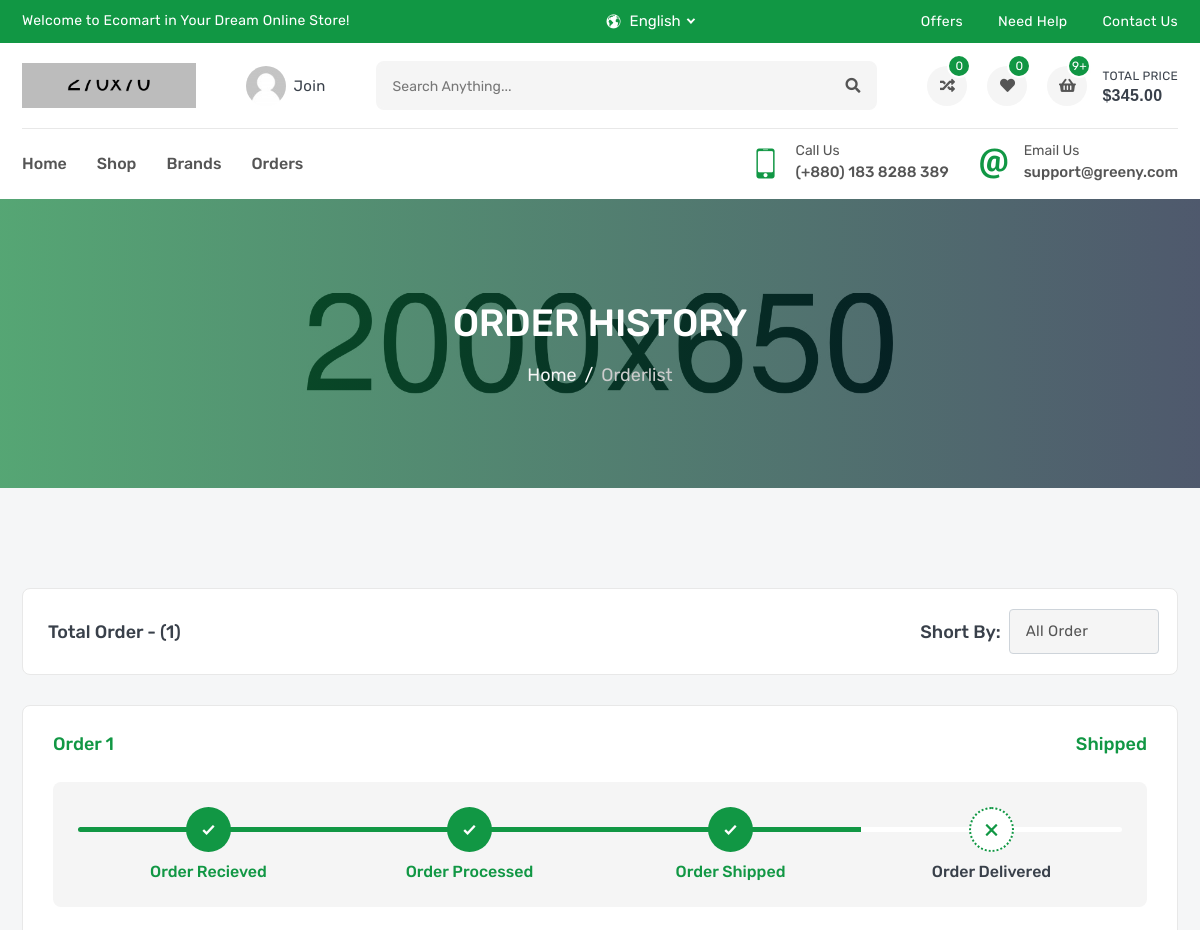
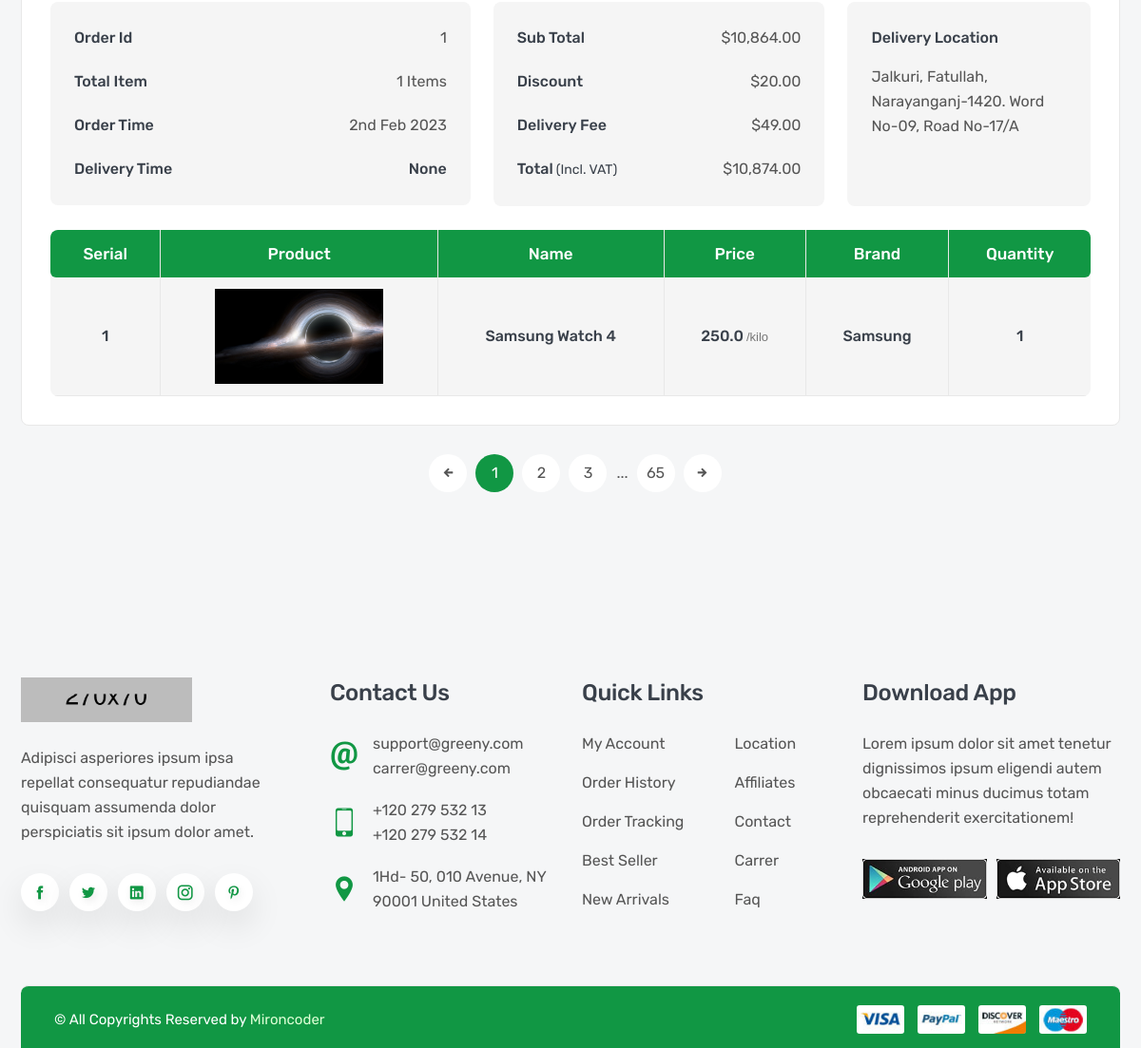
Screenshot of /orders/ with the database file from the repository (2 pictures, top to bottom).
### orders/models.py (models this page shows, shortened)
class Order(models.Model):
    order_code=models.CharField(max_length=10,default=generate_code)
    user = models.ForeignKey(User,related_name="user_order",on_delete=models.SET_NULL,null=True,blank=True)
    orderStatus= models.CharField(max_length=12,choices=ORDER_STATUS,default='Recieved')
    deliveryDate=models.DateTimeField(null=True,blank=True)
    orderDate=models.DateTimeField(default=timezone.now)

class Orderdetail(models.Model):
    order=models.ForeignKey(Order,related_name='order_detail',on_delete=models.CASCADE)
    product = models.ForeignKey(Product,related_name='order_Product',on_delete=models.SET_NULL,null=True,blank=True)
    price=models.FloatField()
    total =models.FloatField(null=True,blank=True)
    quantitiy =models.IntegerField(default=1)

### product/models.py (models this page shows, shortened)
class Product(models.Model):
    name =models.CharField(_('Name'),max_length=150)
    img= models.ImageField(_('img'),upload_to='products/',default='default.png')
    flag=models.CharField(_('flag'),max_length=10,choices=PRODUCT_FLAG)
    price =models.FloatField(_('price'))
    sku= models.IntegerField(_('sku'))
    brand = models.ForeignKey('Brand',verbose_name=_('brand'),related_name='product_brand',on_delete=models.CASCADE) #CASCADE delete all the related products ,if the brand is deleted
    tags = TaggableManager()
    subtitle = models.TextField(_('subtitle'),max_length=500)
    description = models.TextField(_('description'),max_length=200)
    slug = models.SlugField(null=True,blank=True) # um ein link mit dem Title übereinzustimmen also derselbe Name
    quantitiy =models.IntegerField(default=1)

class Brand(models.Model):
    name =models.CharField(_('brand'),max_length=30)
    img=models.ImageField(_('image'),upload_to='product_images/', height_field=None, width_field=None, max_length=None)
    slug = models.SlugField(null=True,blank=True)
    def __str__(self):
        return self.name

### orders/views.py (the view)
# urls.py: path('',OrderList.as_view(),name='order_list')
class OrderList(ListView):
    model=Order
    context_object_name ='orders'

### orders/templates/orders/order_list.html (shortened to what this page needs)
{% extends 'base.html' %}
{% load static %}
{% block css %}
<link rel="stylesheet" href="{% static 'en/css/orderlist.css' %}">
{% endblock css %}
    {% block body %}
        <section class="inner-section single-banner" style="background: url({% static 'en\images\single-banner.jpg' %} ) no-repeat center;">
            <div class="container">
                <h2>Order History</h2>
                <ol class="breadcrumb">
                    <li class="breadcrumb-item"><a href="index.html">Home</a></li>
                    <li class="breadcrumb-item active" aria-current="page">Orderlist</li>
                </ol>
            </div>
        </section>
        <section class="inner-section orderlist-part">
            <div class="container">
                <div class="row">
                    <div class="col-lg-12">
                        <div class="orderlist-filter">
                            <h5>total order <span>- ({{orders|length}})</span></h5>
                            <div class="filter-short">
                                <label class="form-label">short by:</label>
                                <select class="form-select">
                                    <option value="all" selected>all order</option>
                                </select>
                            </div>
                        </div>
                    </div>
                </div>
                <div class="row">
                    <div class="col-lg-12">
                        {% for object in orders %}
                        <div class="orderlist">
                            <div class="orderlist-head">
                                <h5>order {{ forloop.counter }}</h5>
                                <h5>{{object.orderStatus}}</h5>
                            </div>
                            <div class="orderlist-body">
                                <div class="row">
                                    <div class="col-lg-12">
                                        <div class="order-track">
                                            <ul class="order-track-list">
                                                <li class="order-track-item {% if object.orderStatus == 'Recieved' or object.orderStatus == 'Processed' or object.orderStatus == 'Shipped'  or object.orderStatus == 'Delivered'%}active {% endif%}">
                                                    <i class="icofont-{% if object.orderStatus == 'Recieved' or object.orderStatus == 'Processed' or object.orderStatus == 'Shipped'  or object.orderStatus == 'Delivered'%}check{% else %}close {% endif%}"></i>
                                                    <span>order recieved</span>
                                                </li>
                                                <li class="order-track-item  {% if object.orderStatus == 'Processed' or object.orderStatus == 'Shipped'  or object.orderStatus == 'Delivered'%}active {% endif%}">
                                                    <i class="icofont-{% if object.orderStatus == 'Processed' or object.orderStatus == 'Shipped'  or object.orderStatus == 'Delivered'%}check{% else %}close {% endif%}"></i>
                                                    <span>order processed</span>
                                                </li>
                                                <li class="order-track-item  {% if object.orderStatus == 'Shipped'  or object.orderStatus == 'Delivered'%}active {% endif%}">
                                                    <i class="icofont-{% if object.orderStatus == 'Shipped'  or object.orderStatus == 'Delivered'%}check{% else %}close {% endif%}"></i>
                                                    <span>order shipped</span>
                                                </li>
                                                <li class="order-track-item {% if object.orderStatus == 'Delivered'%}active {% endif%}">
                                                    <i class="icofont-{% if object.orderStatus == 'Delivered'%}check{%else%}close{% endif%}"></i>
                                                    <span>order delivered</span>
                                                </li>
                                            </ul>
                                        </div>
                                    </div>
                                    <div class="col-lg-5">
                                        <ul class="orderlist-details">
                                            <li>
                                                <h6>order id</h6>
                                                <p>{{object.order_code}}</p>
                                            </li>
                                            <li>
                                                <h6>Total Item</h6>
                                                <p>{{object.order_detail.all|length}} Items</p>
                                            </li>
                                            <li>
                                                <h6>Order Time</h6>
                                                <p>{{object.orderDate|date:'jS M Y'}}</p>
                                            </li>
                                            <li>
                                                <h6>Delivery Time</h6>
                                                <h6>{{object.deliveryDate}}</h6>
                                            </li>
                                        </ul>
                                    </div>
                                    <div class="col-lg-4">
                                        <ul class="orderlist-details">
                                            <li>
                                                <h6>Sub Total</h6>
                                                <p>$10,864.00</p>
                                            </li>
                                            <li>
                                                <h6>discount</h6>
                                                <p>$20.00</p>
                                            </li>
                                            <li>
                                                <h6>delivery fee</h6>
                                                <p>$49.00</p>
                                            </li>
                                            <li>
                                                <h6>Total<small>(Incl. VAT)</small></h6>
                                                <p>$10,874.00</p>
                                            </li>
                                        </ul>
                                    </div>
                                    <div class="col-lg-3">
                                        <div class="orderlist-deliver">
                                            <h6>Delivery location</h6>
                                            <p>jalkuri, fatullah, narayanganj-1420. word no-09, road no-17/A</p>
                                        </div>
                                    </div>
                                    <div class="col-lg-12">
                                        <div class="table-scroll">
                                            <table class="table-list">
                                                <thead>
                                                    <tr>
                                                        <th scope="col">Serial</th>
                                                        <th scope="col">Product</th>
                                                        <th scope="col">Name</th>
                                                        <th scope="col">Price</th>
                                                        <th scope="col">brand</th>
                                                        <th scope="col">quantity</th>
                                                    </tr>
                                                </thead>
                                                <tbody>
                                                    {%for product in object.order_detail.all%}
                                                    <tr>
                                                        <td class="table-serial"><h6>{{ forloop.counter }}</h6></td>
                                                        <td class="table-image"><img src="{{product.product.img.url}}" alt="product"></td>
                                                        <td class="table-name"><h6>{{product.product.name}}</h6></td>
                                                        <td class="table-price"><h6>{{product.product.price}}<small>/kilo</small></h6></td>
                                                        <td class="table-brand"><h6>{{product.product.brand}}</h6></td>
                                                        <td class="table-quantity"><h6>{{product.product.quantitiy}}</h6></td>
                                                    </tr>
                                                    {% endfor %}
                                                </tbody>
                                            </table>
                                        </div>
                                    </div>
                                </div>
                            </div>
                        </div>
                        {% endfor %}
                    </div>
                </div>
                <div class="row">
                    <div class="col-lg-12">
                        <ul class="pagination">
                            <li class="page-item">
                                <a class="page-link" href="#">
                                    <i class="icofont-arrow-left"></i>
                                </a>
                            </li>
                            <li class="page-item"><a class="page-link active" href="#">1</a></li>
                            <li class="page-item"><a class="page-link" href="#">2</a></li>
                            <li class="page-item"><a class="page-link" href="#">3</a></li>
                            <li class="page-item">...</li>
                            <li class="page-item"><a class="page-link" href="#">65</a></li>
                            <li class="page-item">
                                <a class="page-link" href="#">
                                    <i class="icofont-arrow-right"></i>
                                </a>
                            </li>
                        </ul>
                    </div>
                </div>
            </div>
        </section>
    {% endblock body %}

### static/en/css/orderlist.css (style rules this page uses)
.orderlist-filter { padding: 20px 25px; margin-bottom: 30px; border-radius: 8px; background: var(--white); border: 1px solid var(--border); display: -webkit-box; display: -ms-flexbox; display: flex; -webkit-box-align: center; -ms-flex-align: center; align-items: center; -webkit-box-pack: center; -ms-flex-pack: center; justify-content: center; -webkit-box-pack: justify; -ms-flex-pack: justify; justify-content: space-between; }
.orderlist-filter h5 { text-transform: capitalize; }
.filter-short { display: -webkit-box; display: -ms-flexbox; display: flex; -webkit-box-align: center; -ms-flex-align: center; align-items: center; -webkit-box-pack: center; -ms-flex-pack: center; justify-content: center; }
.filter-short .form-label { font-size: 18px; margin: 0px 8px 0px 0px; color: var(--heading); }
.filter-short .form-select { width: 150px; background: var(--chalk); }
.orderlist { padding: 0px 30px; border-radius: 8px; margin-bottom: 30px; background: var(--white); border: 1px solid var(--border); transition: all linear .3s; -webkit-transition: all linear .3s; -moz-transition: all linear .3s; -ms-transition: all linear .3s; -o-transition: all linear .3s; }
.orderlist-head { padding: 25px 0px; display: -webkit-box; display: -ms-flexbox; display: flex; -webkit-box-align: center; -ms-flex-align: center; align-items: center; -webkit-box-pack: center; -ms-flex-pack: center; justify-content: center; -webkit-box-pack: justify; -ms-flex-pack: justify; justify-content: space-between; cursor: pointer; }
.orderlist-head h5 { color: var(--primary); text-transform: capitalize; }
.orderlist-details { padding: 25px; border-radius: 8px; background: var(--chalk); margin-bottom: 25px; }
.orderlist-details li { display: -webkit-box; display: -ms-flexbox; display: flex; -webkit-box-align: start; -ms-flex-align: start; align-items: flex-start; -webkit-box-pack: start; -ms-flex-pack: start; justify-content: flex-start; -webkit-box-pack: justify; -ms-flex-pack: justify; justify-content: space-between; margin-bottom: 20px; }
.orderlist-details li:last-child { margin-bottom: 0px; }
.orderlist-details li h6 { line-height: 26px; white-space: nowrap; text-transform: capitalize; }
.orderlist-details li h6 small { font-size: 14px; font-weight: 400; margin-left: 3px; }
.orderlist-details li p { width: 250px; text-align: right; }
.orderlist-deliver { height: 215px; padding: 25px; border-radius: 8px; margin-bottom: 25px; background: var(--chalk); }
.orderlist-deliver h6 { margin-bottom: 15px; white-space: nowrap; text-transform: capitalize; }
.orderlist-deliver p { text-transform: capitalize; }
.table-list { overflow: hidden; border-radius: 8px; margin-bottom: 30px; background: var(--chalk); }

### rows the page displays
Order: orderStatus "Shipped", order_code "1", order_detail.all|length "1", orderDate "2nd Feb 2023", deliveryDate "None"
Orderdetail: product.img (picture), product.name "Samsung Watch 4", product.price "250.0", product.brand "Samsung", product.quantitiy "1"

### other values shown
{{ orders|length }} "1"
